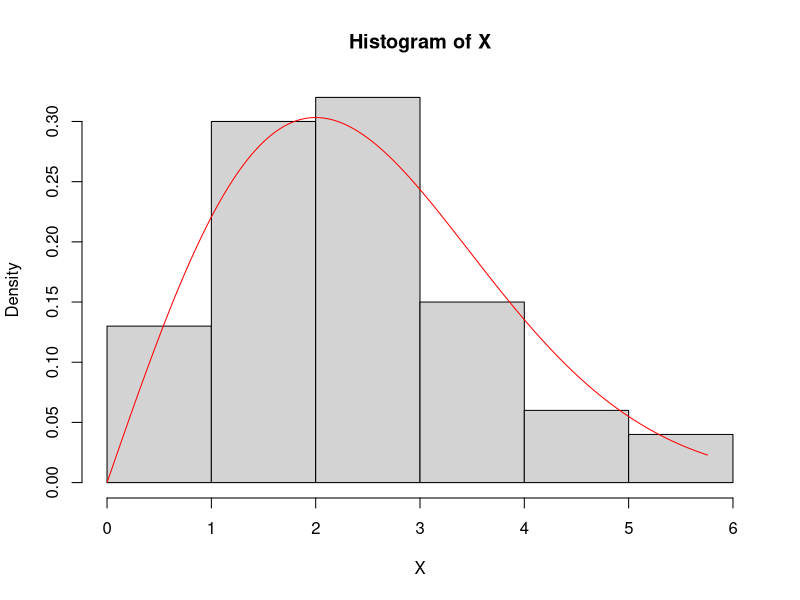
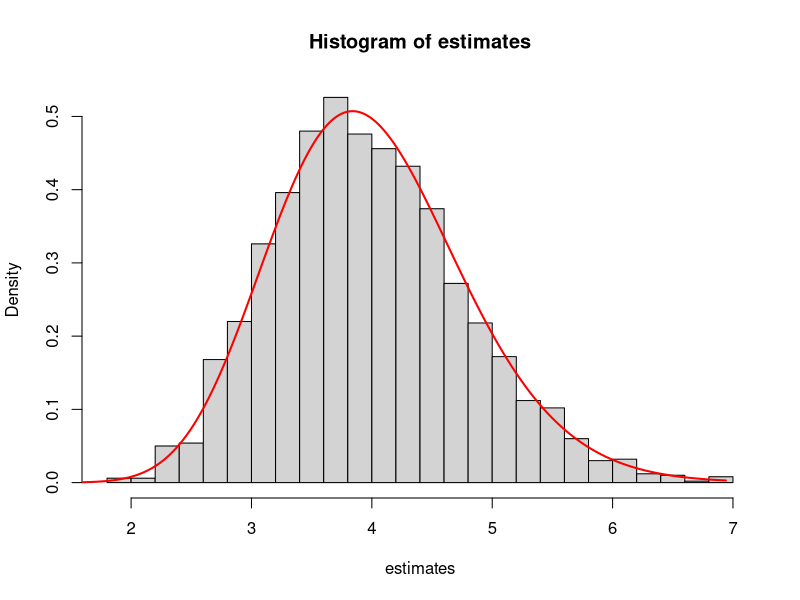

These figures' R source, in order:
## ---- chunk 1
set.seed(2345)
n <- 100
theta <- 4
X <- sqrt(-2 * theta * log(1 - runif(n)))
hist(X, breaks = "Scott", freq = FALSE)
curve(exp(-x^2/(2*theta)) * x / theta, 
      from = 0, to = max(X), n = 1000, col = "red", add = TRUE)
## ---- chunk 2
set.seed(123)
true_theta <- 4      # true value of parameter
n <- 25                 # sample size
M <- 2500               # how many repetitions
estimates <- numeric(M) # preallocate storage for the sample of estimates

for(m in 1:M){
  X <- sqrt(-2 * true_theta * log(1 - runif(n)))
  estimates[m] <- sum(X^2) / (2*n)
}

hist(estimates, breaks = "Scott", freq = FALSE)
curve(dgamma(x, shape = n, rate = n / true_theta), 
      from = 0, to = max(estimates), n = 1000, col = "red", 
      lwd = 2, add = TRUE)
